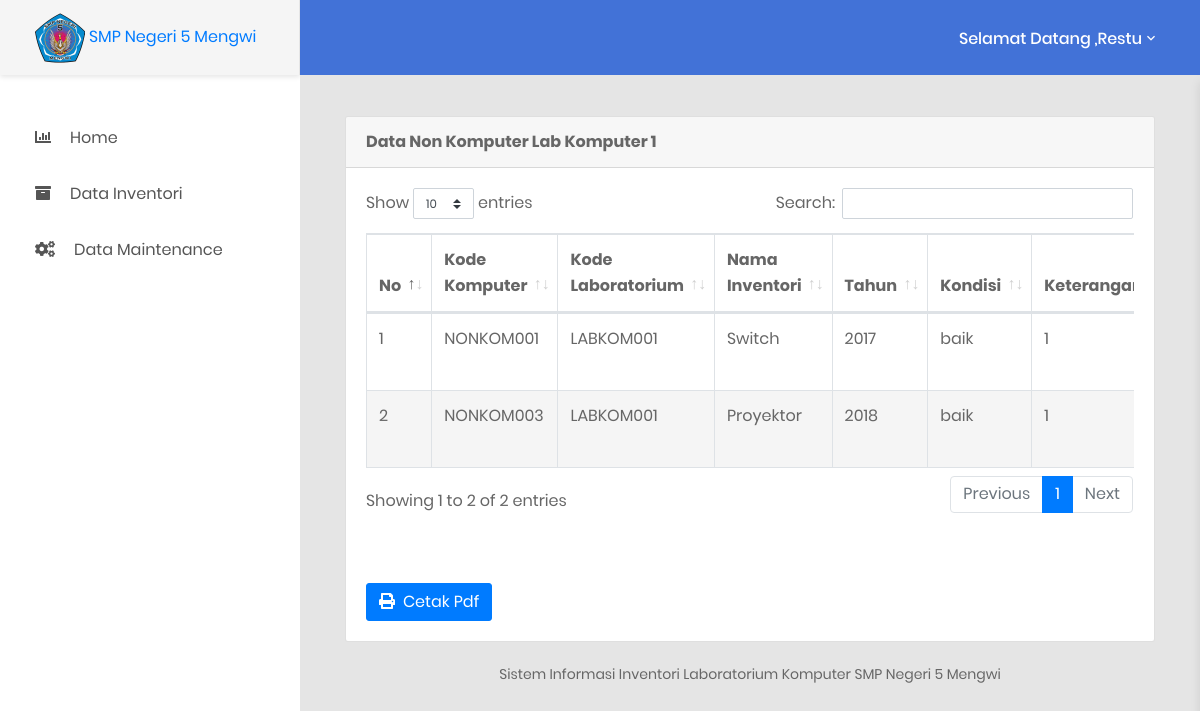
The page /pages/operator/data-non-komputer.php?kd_lab=LABKOM001 (signed in) on the database as committed earlier.
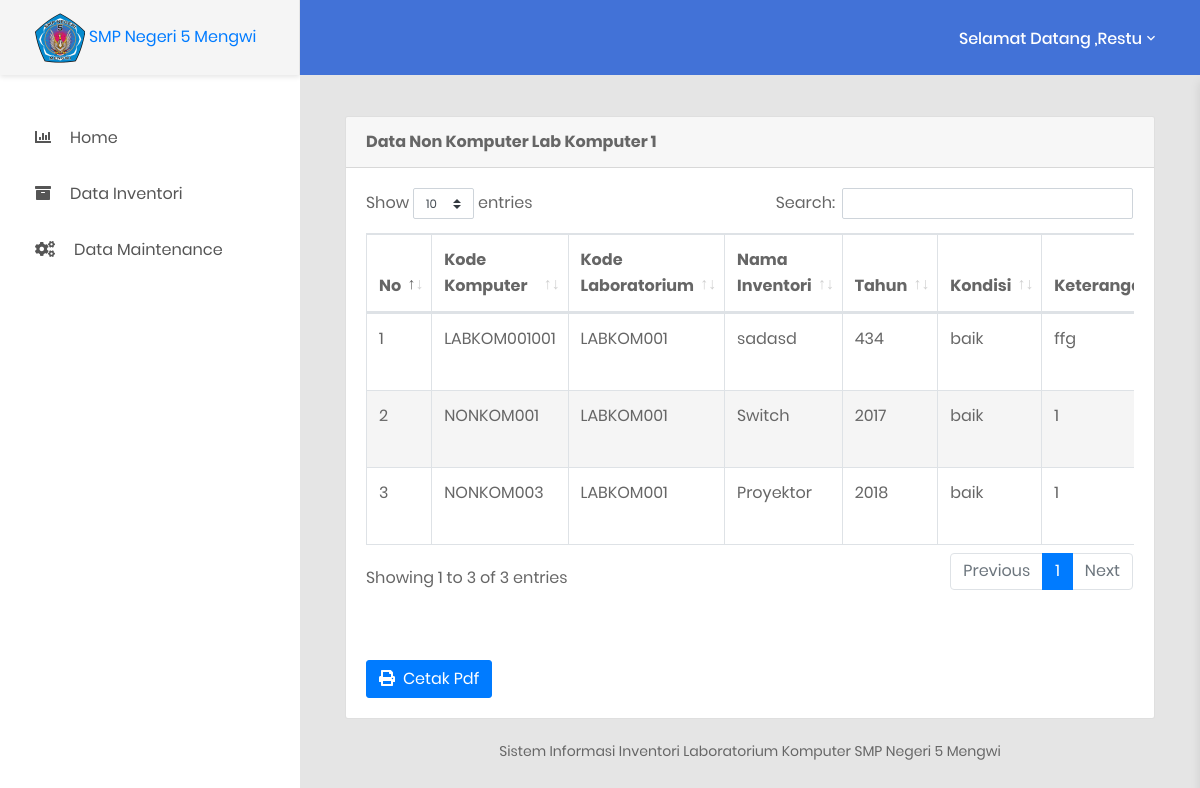
The same page on the database as committed later.
### tables this page shows
CREATE TABLE `tabel_laboratorium`  (
  `kd_lab` varchar(10) NOT NULL,
  `id_user` varchar(10) NOT NULL,
  `nama_lab` varchar(50) NOT NULL,
  `status` varchar(30) NOT NULL,
  PRIMARY KEY (`kd_lab`) USING BTREE,
  INDEX `id_user`(`id_user`) USING BTREE,
  CONSTRAINT `tabel_laboratorium_ibfk_1` FOREIGN KEY (`id_user`) REFERENCES `tabel_admin` (`id_user`) ON DELETE RESTRICT ON UPDATE RESTRICT
);

CREATE TABLE `tabel_inventori_non_komputer`  (
  `kd_inventori` varchar(20) NOT NULL,
  `kd_lab` varchar(10) NOT NULL,
  `id_user` varchar(10) NOT NULL,
  `nama_inventori` varchar(50) NOT NULL,
  `tahun` varchar(10) NOT NULL,
  `kondisi` varchar(50) NOT NULL,
  `keterangan` varchar(50) NOT NULL,
  `status` varchar(30) NOT NULL,
  PRIMARY KEY (`kd_inventori`) USING BTREE,
  INDEX `kd_lab`(`kd_lab`) USING BTREE,
  INDEX `id_user`(`id_user`) USING BTREE,
  CONSTRAINT `tabel_inventori_non_komputer_ibfk_1` FOREIGN KEY (`kd_lab`) REFERENCES `tabel_laboratorium` (`kd_lab`) ON DELETE RESTRICT ON UPDATE RESTRICT,
  CONSTRAINT `tabel_inventori_non_komputer_ibfk_2` FOREIGN KEY (`id_user`) REFERENCES `tabel_admin` (`id_user`) ON DELETE RESTRICT ON UPDATE RESTRICT
);

### functions/query.php (called while the page is built, shortened)
<?php
if (!function_exists('query')) {
    function query($qry)
    {
        global $db;
        return mysqli_query($db,$qry);
    }
}
if (!function_exists('daftar_lab')) {
    function daftar_lab($kode_lab = null)
    {
        $query = 'SELECT * from tabel_laboratorium
          LEFT JOIN tabel_admin ON tabel_laboratorium.id_user = tabel_admin.id_user';
        if($kode_lab){
            $query = "SELECT * from tabel_laboratorium
          LEFT JOIN tabel_admin ON tabel_laboratorium.id_user = tabel_admin.id_user
          where kd_lab ='{$kode_lab}'";
        }
        return query($query);
    }
}
if (!function_exists('daftar_inv_non_komputer')) {
    function daftar_inv_non_komputer($kode_lab)
    {
        $query = "SELECT * FROM tabel_inventori_non_komputer where kd_lab ='{$kode_lab}'";
        return query($query);
    }
}

### pages/operator/data-non-komputer.php (the view, shortened to what this page needs)
<?php
    include "../../config/koneksi.php";
    include "../../functions/query.php";
    $kd_lab = $_GET['kd_lab'];
    $id = $_SESSION['id_user'];
?>
<!DOCTYPE html>
<html lang="en">
<body class="animsition">
    <div class="page-wrapper">
        <?php
       include "sidebar.php";
       ?>
        <div class="page-container">
            <div class="main-content">
                <div class="section__content section__content--p30">
                    <div class="container-fluid">
                        <div class="row">
                            <div class="col-lg-12">
                                <div class="card">
                                    <div class="card-header">
                                        <?php
                                        $hasil = daftar_lab($kd_lab);
                                        $data_lab = array();
                                        while ($row = mysqli_fetch_assoc($hasil)) {
                                        $data_lab[] = $row;
                                        }
                                        ?>
                                         <?php foreach ($data_lab as $data) :  ?>
                                        <strong>Data Non Komputer <?php echo $data['nama_lab']; ?></strong>
                                    <?php  endforeach ?>
                                    </div>
                                    <div class="card-body card-block">
                                        <div class="table-responsive m-b-40">
                                   <table id="example" class="table table-striped table-bordered">
                                        <thead>
                                            <tr>
                                                <th width="10">No</th>
                                                <th>Kode Komputer</th>
                                                <th>Kode Laboratorium</th>
                                                <th>Nama Inventori</th>
                                                <th>Tahun</th>
                                                <th>Kondisi </th>
                                                <th>Keterangan</th>
                                            </tr>
                                        </thead>
                                         <?php
                                            $no=0;
                                            $hasil = daftar_inv_non_komputer($kd_lab);
                                            $data_inv = array();
                                            while ($row = mysqli_fetch_assoc($hasil)) {
                                            $data_inv[] = $row;
                                            }
                                             ?>
                                        <tbody>
                                            <?php foreach ($data_inv as $data) :  ?>
                                            <tr>
                                                <td><?php $no++; echo "$no" ?></td>
                                                <td><?php echo $data['kd_inventori']; ?></td>
                                                <td><?php echo $data['kd_lab']; ?></td>
                                                <td><?php echo $data['nama_inventori']; ?></td>
                                                <td><?php echo $data['tahun']; ?></td>
                                                <td><?php echo $data['kondisi']; ?></td>
                                                <td><?php echo $data['keterangan']; ?></td>
                                           </tr>
                                       <?php endforeach ?>
                                        </tbody>
                                    </table>
                                </div>
                                 <a href="cetak-non-komputer.php?kd_lab=<?php echo $data['kd_lab'] ?> && id=<?php echo $id ?>" class="btn btn-primary" type="button" style="margin-top: 20px;"><i class="fa fa-print"></i>&nbsp Cetak Pdf</a>
                            </div>
                        </div>
                    </div>
                </div>
            </div>
        </div>
    </div>
    </div>
</body>
</html>

Rows that differ between the two databases and show on the page:
added tabel_inventori_non_komputer: kd_inventori "LABKOM001001", kd_lab "LABKOM001", nama_inventori "sadasd", tahun "434", kondisi "baik", keterangan "ffg"
Other text that changed with them:
text written by a page script: "Show entries Search: Showing 1 to 2 of 2 entries Previous 1 Next" → "Show entries Search: Showing 1 to 3 of 3 entries Previous 1 Next"
